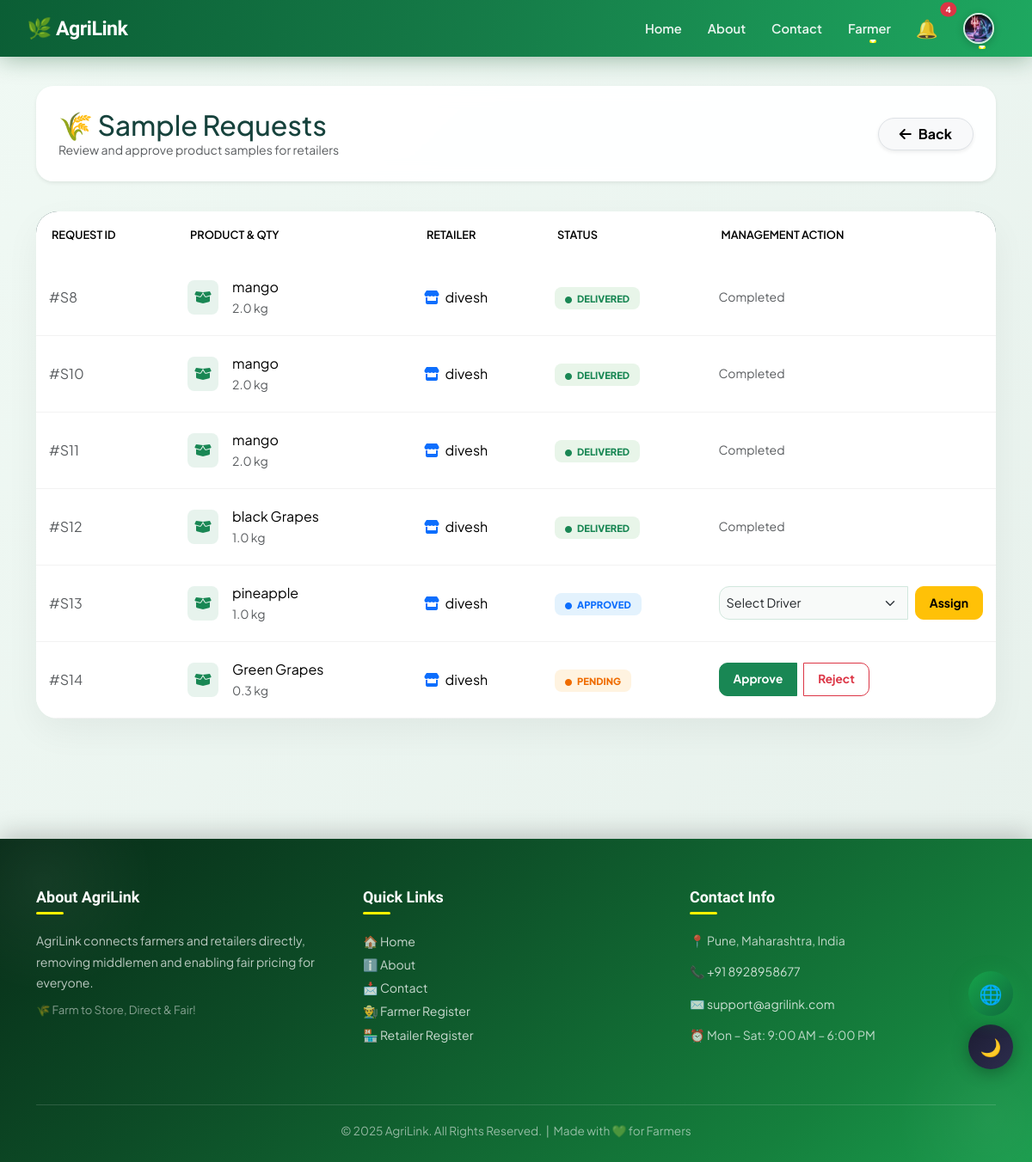
Page /farmer/samples/ (signed in) on the committed database.
### projectapp/models.py (models this page shows, shortened)
class SampleRequest(models.Model):
    STATUS_CHOICES = [
        ('pending', 'Pending'),
        ('approved', 'Approved'),
        ('rejected', 'Rejected'),
        ('picked', 'Picked'),
        ('delivered', 'Delivered'),
        ('expired', 'Expired'),
    ]
    QUANTITY_CHOICES = [
        (1, '1 kg'),
        (2, '2 kg'),
        (5, '5 kg'),
    ]
    product = models.ForeignKey('Product', on_delete=models.CASCADE)
    farmer = models.ForeignKey('Farmer', on_delete=models.CASCADE)
    retailer = models.ForeignKey('Retailer', on_delete=models.CASCADE)
    driver = models.ForeignKey('Driver', on_delete=models.SET_NULL, null=True, blank=True)
    quantity = models.FloatField(default=2, choices=[(1.0,'1 kg'),(2.0,'2 kg'),(5.0,'5 kg')])
    status = models.CharField(max_length=20, choices=STATUS_CHOICES, default='pending')
    sample_charge = models.FloatField(default=50.0)
    charge_paid = models.BooleanField(default=False)
    charge_refunded = models.BooleanField(default=False)
    expiry_date = models.DateTimeField(null=True, blank=True)
    rating = models.IntegerField(null=True, blank=True)
    review = models.TextField(null=True, blank=True)
    created_at = models.DateTimeField(auto_now_add=True)
    delivered_at = models.DateTimeField(null=True, blank=True)

class Product(models.Model):
    product = models.CharField(max_length=100)
    description = models.TextField()
    created_at = models.DateTimeField(default=timezone.now)
    price = models.FloatField()
    latitude = models.FloatField(null=True, blank=True)
    longitude = models.FloatField(null=True, blank=True)
    quantity = models.IntegerField()
    location = models.CharField(max_length=50)
    image = models.ImageField(upload_to='product_images/', blank=True, null=True)
    farmer = models.ForeignKey('Farmer', on_delete=models.CASCADE, related_name='products')

class Retailer(models.Model):
    name = models.CharField(max_length=100)
    email = models.EmailField(unique=True)
    password = models.CharField(max_length=128)
    contact = models.CharField(max_length=15)
    address = models.TextField()
    city = models.CharField(max_length=50, blank=True, null=True)
    pincode = models.CharField(max_length=6, blank=True, null=True)
    gender = models.CharField(max_length=10)
    shop_number = models.CharField(max_length=50)
    gst_number = models.CharField(max_length=15)
    first_login = models.BooleanField(default=True)
    profile_image = models.ImageField(upload_to='profiles/', default='profiles/default.jpg')
    email_verified = models.BooleanField(default=False)
    email_otp = models.CharField(max_length=6, blank=True, null=True)
    latitude = models.FloatField(null=True, blank=True)   # 🆕
    longitude = models.FloatField(null=True, blank=True)  # 🆕

### projectapp/views.py (the view)
def farmer_sample_requests(request):
    if request.session.get("user_type") != "farmer":
        return redirect("farmer_login")
    farmer_id = request.session.get("id")
    if not farmer_id:
        return redirect("farmer_login")
    farmer = Farmer.objects.get(id=farmer_id)
    samples = SampleRequest.objects.filter(farmer=farmer)
    available_drivers = Driver.objects.all()
    print("DEBUG DRIVERS:", available_drivers)  # 👈 MUST PRINT
    return render(request, "farmer_sample_requests.html", {
        "samples": samples,
        "available_drivers": available_drivers
    })

### projectapp/context_processors.py (called while the page is built)
def navbar_notifications(request):
    user_type = request.session.get('user_type')
    name = request.session.get('name')
    notes = []
    if user_type == "farmer" and name:
        notes = Notification.objects.filter(receiver_farmer__name=name, is_read=False).order_by('-timestamp')
    elif user_type == "retailer" and name:
        notes = Notification.objects.filter(receiver_retailer__name=name, is_read=False).order_by('-timestamp')
    elif user_type == "driver" and name:
        notes = Notification.objects.filter(receiver_driver__name=name, is_read=False).order_by('-timestamp')
    return {'navbar_notes': notes, 'user_type': user_type}

### projectapp/models.py (called while the page is built)
    def __str__(self):
        return f"{self.name} ({self.vehicle_type})"

### projectapp/templates/farmer_sample_requests.html (shortened to what this page needs)
{% extends "master.html" %}
{% block body %}
<link rel="stylesheet" href="https://cdnjs.cloudflare.com/ajax/libs/font-awesome/6.4.0/css/all.min.css">
<div class="container main-content">
    <div class="page-header d-flex justify-content-between align-items-center shadow-sm">
        <div>
            <h2 class="fw-800 mb-0" style="color: var(--dark-green);">🌾 Sample Requests</h2>
            <p class="text-muted small mb-0">Review and approve product samples for retailers</p>
        </div>
        <a href="javascript:history.back()" class="btn btn-light rounded-pill border fw-bold px-4 shadow-sm">
            <i class="fas fa-arrow-left me-2"></i>Back
        </a>
    </div>
    <div class="request-card">
        <div class="table-responsive">
            <table class="table table-hover mb-0">
                <thead>
                    <tr>
                        <th>Request ID</th>
                        <th>Product & Qty</th>
                        <th>Retailer</th>
                        <th>Status</th>
                        <th>Management Action</th>
                    </tr>
                </thead>
                <tbody>
                {% for s in samples %}
                    <tr>
                        <td data-label="ID">
                            <span class="fw-700 text-muted">#S{{ s.id }}</span>
                        </td>
                        <td data-label="Product">
                            <div class="d-flex align-items-center gap-3 justify-content-md-start justify-content-end">
                                <div class="bg-success bg-opacity-10 p-2 rounded-3">
                                    <i class="fas fa-box-open text-success"></i>
                                </div>
                                <div class="text-start">
                                    <p class="mb-0 fw-800">{{ s.product.product }}</p>
                                    <small class="text-muted">{{ s.quantity }} kg</small>
                                </div>
                            </div>
                        </td>
                        <td data-label="Retailer">
                            <span class="fw-700"><i class="fas fa-store me-1 text-primary"></i> {{ s.retailer.name }}</span>
                        </td>
                        <td data-label="Status">
                            <span class="badge-status status-{{ s.status }}">
                                <i class="fas fa-circle me-1" style="font-size:0.5rem"></i> {{ s.status|capfirst }}
                            </span>
                        </td>
                        <td data-label="Action">
                            <div class="d-flex flex-column gap-2 justify-content-md-start justify-content-end align-items-md-start align-items-end">
                            {% if s.status == "pending" %}
                                <div class="btn-group">
                                    <a href="{% url 'approve_sample' s.id %}" class="btn btn-success btn-sm btn-action me-2">Approve</a>
                                    <a href="{% url 'reject_sample' s.id %}" class="btn btn-outline-danger btn-sm btn-action">Reject</a>
                                </div>
                            {% elif s.status == "approved" %}
                                {% if not s.driver %}
                                    <form method="post" action="{% url 'assign_sample_driver' s.id %}" class="w-100">
                                        <div class="input-group">
                                            <select name="driver_id" class="form-select driver-select" required>
                                                <option value="">Select Driver</option>
                                            </select>
                                            <button class="btn btn-warning btn-sm fw-bold px-3 ms-2" style="border-radius:10px">Assign</button>
                                        </div>
                                    </form>
                                {% else %}
                                    <span class="text-success fw-bold small"><i class="fas fa-truck-fast me-1"></i> With {{ s.driver.name }}</span>
                                {% endif %}
                            {% else %}
                                <span class="text-muted italic small">Completed</span>
                            {% endif %}
                            </div>
                        </td>
                    </tr>
                {% endfor %}
                </tbody>
            </table>
        </div>
    </div>
</div>
{% endblock %}

### projectapp/templates/master.html (style rules this page uses)
:root { --g50: #f0fdf4; --g100: #dcfce7; --g200: #bbf7d0; --g400: #4ade80; --g500: #22c55e; --g600: #16a34a; --g700: #15803d; --g800: #166534; --g900: #14532d; --bg: #ffffff; --bg2: #f0fdf4; --bg3: #ffffff; --txt: #0d1f14; --txt2: #3d6650; --txt3: #6b8070; --bdr: #d1fae5; --inp: #f8fffc; --sh1: 0 1px 4px rgba(10,40,20,.07); --sh2: 0 4px 18px rgba(10,40,20,.11); --sh3: 0 14px 44px rgba(10,40,20,.15); --stripe: #f0fdf4; }
*, *::before, *::after { box-sizing: border-box; }
html { scroll-behavior: smooth; }
body { font-family: 'Plus Jakarta Sans', sans-serif; background: var(--bg); color: var(--txt); transition: background .35s, color .35s; overflow-x: hidden; top: 0 !important; margin: 0; padding: 0; }

### projectapp/templates/farmer_sample_requests.html (style rules this page uses)
:root { --primary-green: #198754; --dark-green: #16423C; --glass-bg: rgba(255, 255, 255, 0.95); }
body { background: linear-gradient(135deg, #f0f9f4 0%, #e6f0eb 100%); background-attachment: fixed; font-family: 'Plus Jakarta Sans', sans-serif; }
.main-content { margin-top: 100px; padding-bottom: 80px; }
.page-header { background: var(--glass-bg); backdrop-filter: blur(10px); border-radius: 20px; padding: 25px; border: 1px solid rgba(255,255,255,0.6); margin-bottom: 35px; box-shadow: 0 10px 30px rgba(0,0,0,0.02); }
.request-card { background: white; border-radius: 25px; border: none; box-shadow: 0 15px 40px rgba(0,0,0,0.05); overflow: hidden; }
.table thead { background: var(--dark-green); color: white; }
.table thead th { padding: 18px; font-weight: 600; text-transform: uppercase; font-size: 0.8rem; border: none; }
.table td { vertical-align: middle; padding: 20px 15px; border-color: #f2f2f2; }
.btn-action { border-radius: 10px; font-weight: 700; font-size: 0.85rem; padding: 8px 16px; transition: 0.3s; }
.driver-select { border-radius: 12px; border: 1px solid #d1e7dd; padding: 8px; font-size: 0.9rem; background-color: #f8faf9; }
.badge-status { padding: 6px 12px; border-radius: 8px; font-weight: 800; font-size: 0.7rem; text-transform: uppercase; }
.status-pending { background: #fff3e0; color: #ef6c00; }
.status-approved { background: #e3f2fd; color: #0d6efd; }
.status-delivered { background: #e8f5e9; color: #198754; }

### rows in the picture
SampleRequest: id "8", product.product "mango", quantity "2.0", retailer.name "divesh", status "DELIVERED", shows "Completed"
SampleRequest: id "10", product.product "mango", quantity "2.0", retailer.name "divesh", status "DELIVERED", shows "Completed"
SampleRequest: id "11", product.product "mango", quantity "2.0", retailer.name "divesh", status "DELIVERED", shows "Completed"
SampleRequest: id "12", product.product "black Grapes", quantity "1.0", retailer.name "divesh", status "DELIVERED", shows "Completed"
SampleRequest: id "13", product.product "pineapple", quantity "1.0", retailer.name "divesh", status "APPROVED"
SampleRequest: id "14", product.product "Green Grapes", quantity "0.3", retailer.name "divesh", status "PENDING", shows "Approve"

### other values in the picture
{{ navbar_notes|length }} "4"
